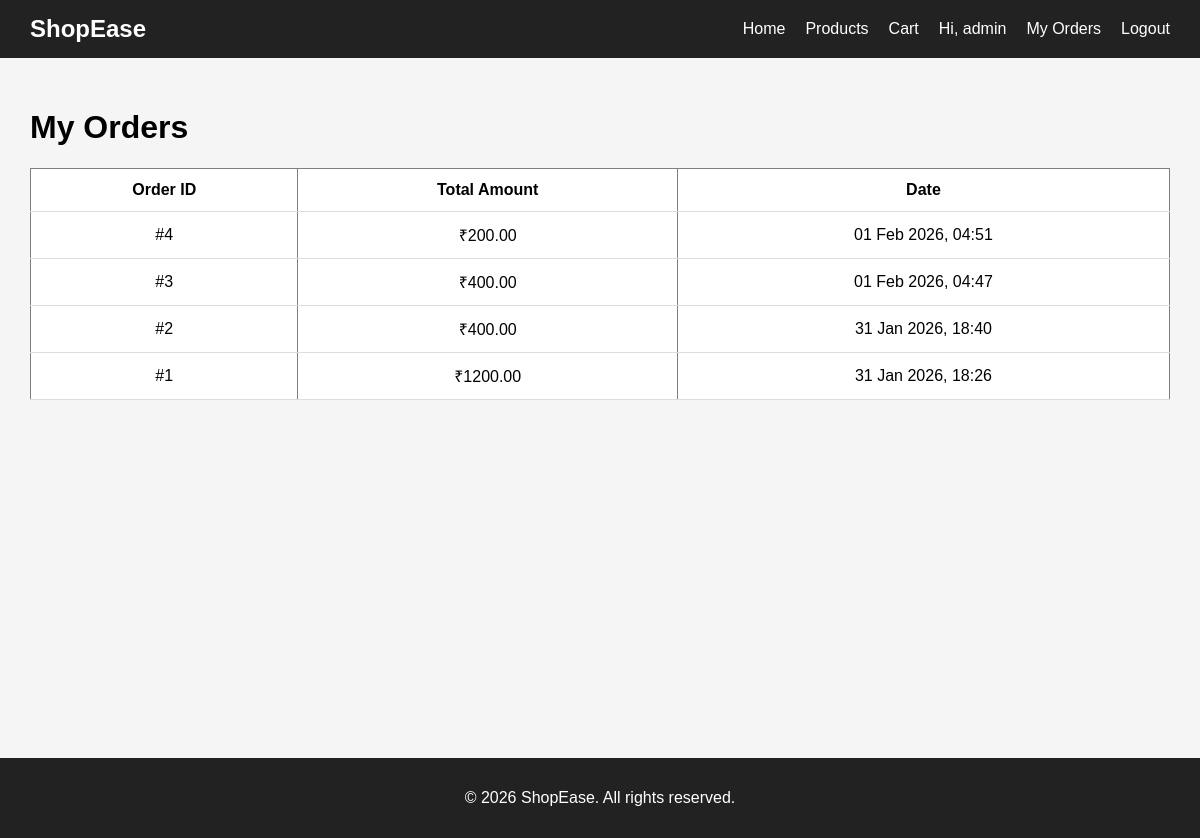
The page /orders/history/ (signed in) on the database its author committed.
### orders/models.py (models this page shows, shortened)
class Order(models.Model):
    user = models.ForeignKey(User, on_delete=models.CASCADE)
    total_amount = models.DecimalField(max_digits=10, decimal_places=2)
    created_at = models.DateTimeField(auto_now_add=True)

### orders/views.py (the view)
# urls.py: path('history/', views.order_history, name='order_history'),
@login_required
def order_history(request):
    orders = Order.objects.filter(user=request.user).order_by('-created_at')
    return render(request, 'orders/order_history.html', {'orders': orders})

### templates/orders/order_history.html
{% extends 'base.html' %}
{% block content %}
<h1>My Orders</h1>
{% if orders %}
<table border="1" cellpadding="10">
    <tr>
        <th>Order ID</th>
        <th>Total Amount</th>
        <th>Date</th>
    </tr>
    {% for order in orders %}
    <tr>
        <td>#{{ order.id }}</td>
        <td>₹{{ order.total_amount }}</td>
        <td>{{ order.created_at|date:"d M Y, H:i" }}</td>
    </tr>
    {% endfor %}
</table>
{% else %}
<p>You have not placed any orders yet.</p>
{% endif %}
{% endblock %}

### templates/base.html (shortened to what this page needs)
{% load static %}
<!DOCTYPE html>
<html lang="en">
<head>
    <link rel="stylesheet" href="{% static 'css/style.css' %}">
</head>
<body>
    <nav class="navbar">
        <h2>ShopEase</h2>
        <ul>
    <li><a href="/">Home</a></li>
    <li><a href="/products/">Products</a></li>
    <li><a href="/cart/">Cart</a></li>
    {% if user.is_authenticated %}
        <li><span style="color:white;">Hi, {{ user.username }}</span></li>
        <li><a href="/orders/history/">My Orders</a></li>
        <li><a href="/accounts/logout/">Logout</a></li>
    {% else %}
        <li><a href="/accounts/login/">Login</a></li>
        <li><a href="/accounts/register/">Register</a></li>
    {% endif %}
</ul>
    </nav>
    <div class="container">
        {% block content %}
        {% endblock %}
    </div>
    <footer>
        <p>© 2026 ShopEase. All rights reserved.</p>
    </footer>
</body>
</html>

### static/css/style.css (style rules this page uses)
body { margin: 0; font-family: Arial, Helvetica, sans-serif; background: #f5f5f5; }
.container { padding: 30px; min-height: 80vh; }
.navbar { background: #222; color: white; padding: 15px 30px; display: flex; justify-content: space-between; align-items: center; }
.navbar h2 { margin: 0; }
.navbar ul { list-style: none; display: flex; gap: 20px; margin: 0; }
.navbar a { color: white; text-decoration: none; }
table { width: 100%; border-collapse: collapse; background: white; }
th, td { padding: 12px; border-bottom: 1px solid #ddd; text-align: center; }
footer { background: #222; color: white; text-align: center; padding: 15px; }

### rows shown on the page
Order: id "4", total_amount "200.00", created_at "01 Feb 2026, 04:51"
Order: id "3", total_amount "400.00", created_at "01 Feb 2026, 04:47"
Order: id "2", total_amount "400.00", created_at "31 Jan 2026, 18:40"
Order: id "1", total_amount "1200.00", created_at "31 Jan 2026, 18:26"

### other values the page prints
{{ user.username }} "admin"
